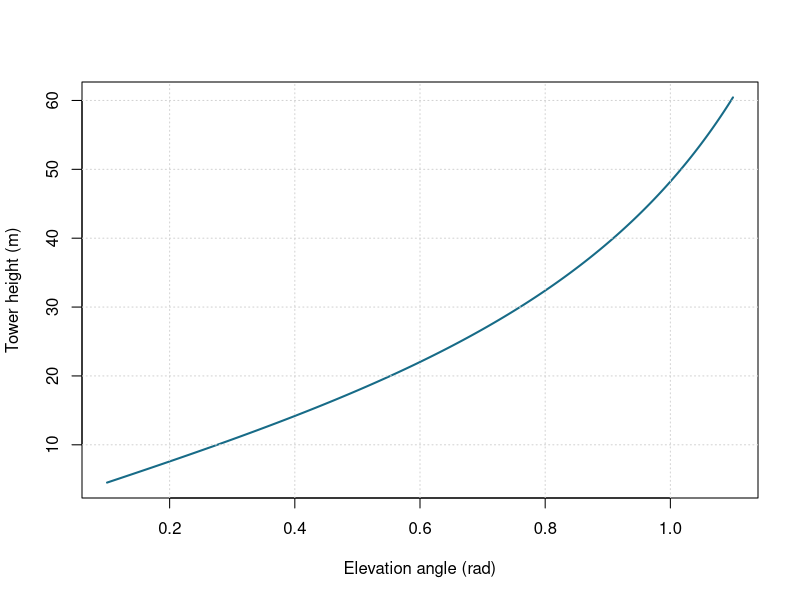

Generate this figure with R:
# Applied investigation: Indirect height measurement
# 1. Define the input domain and model
x <- seq(0.1, 1.1, length.out = 301)
y <- 1.5+30*tan(x)

# 2. Inspect numerical predictions
idx <- unique(round(seq(1, length(x), length.out = 5)))
print(data.frame(input = x[idx], output = y[idx]))

# 3. Visualize the model with labeled axes
plot(x, y, type = "l", lwd = 2, col = "#176B87",
     xlab = "Elevation angle (rad)", ylab = "Tower height (m)")
grid()

# 4. Check the sampled output range
print(range(y))
